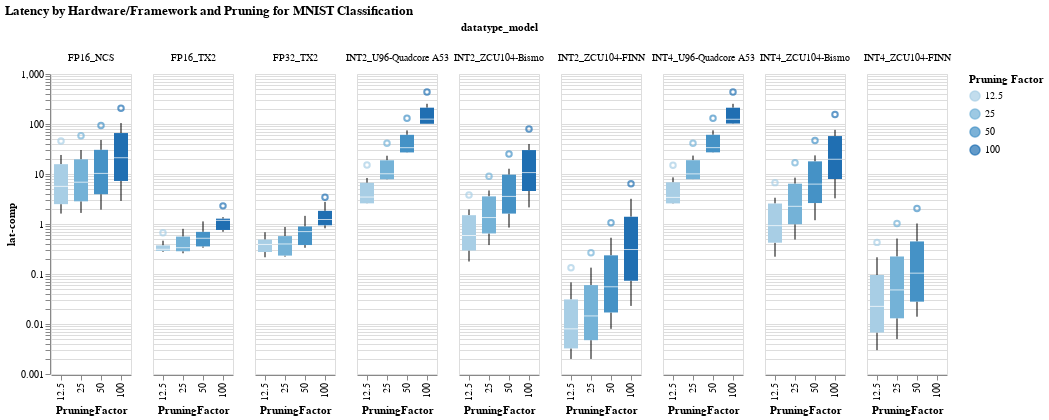

This figure's notebook cell:
### Markdown cell above
### Boxplots

### Code cell
#hide_input
%run scripts/altair_plots.py  #run the plot script if it wasn't previously run
boxplot(df=mnist_df, xaxis='PruningFactor', yaxis="lat-comp", color_col= 'PruningFactor', facet_column='datatype_model' , title="Latency by Hardware/Framework and Pruning for MNIST Classification")

### Figure 1 — Vega-Lite specification as saved in the notebook (floating-point values rounded to 4 significant figures; data arrays with more than 128 entries replaced by an {"elided": "..."} marker saying what was removed)
{"config": {"view": {"continuousWidth": 400, "continuousHeight": 300}}, "data": {"name": "data-b7b0a216450f079a5e196b53508d9ac4"}, "facet": {"column": {"type": "nominal", "field": "datatype_model"}}, "spec": {"mark": "boxplot", "encoding": {"color": {"type": "ordinal", "field": "PruningFactor", "title": "Pruning Factor"}, "x": {"type": "ordinal", "field": "PruningFactor"}, "y": {"type": "quantitative", "field": "lat-comp", "scale": {"type": "log"}, "title": "lat-comp"}}, "selection": {"selector008": {"type": "interval", "bind": "scales", "encodings": ["x", "y"]}}}, "title": "Latency by Hardware/Framework and Pruning for MNIST Classification", "$schema": "https://vega.github.io/schema/vega-lite/v4.0.2.json", "datasets": {"data-b7b0a216450f079a5e196b53508d9ac4": {"elided": "278 records"}}}
